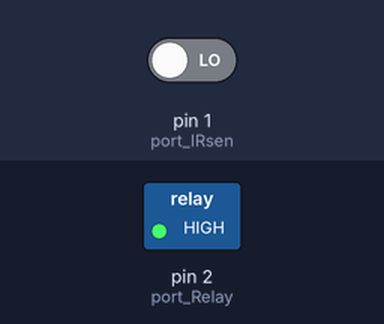
A sketch run on a simulated Arduino Uno, built with avr-gcc and run on an emulated ATmega328P. Parts: switched loads named in the sketch (green lamp = pin HIGH). The inputs (shaded band) are chosen by the test bench; at power-on: pin 1 (port_IRsen) LOW.

Above: at 0.1 s.
Timing chart, 0 to 1.6 s (numbered marks = the images above):
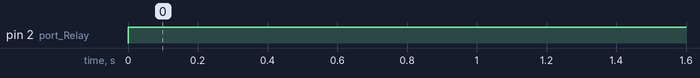

Measured:
- by itself, pin 2 (port_Relay): LOW → HIGH at 0.00 s

The sketch:

LAB12_IRSensorFlameDetect.ino
```cpp
#define port_IRsen 1
#define port_Relay 2

bool state = 0;

void setup() {
  pinMode(port_IRsen, INPUT);
  pinMode(port_Relay, OUTPUT);
}

void loop() {
  state = digitalRead(port_IRsen);
  Serial.println(state);

  if (state = true)
  {
    digitalWrite(port_Relay, HIGH);
  }
  else
  {
    digitalWrite(port_Relay, LOW);
  }
}
```
